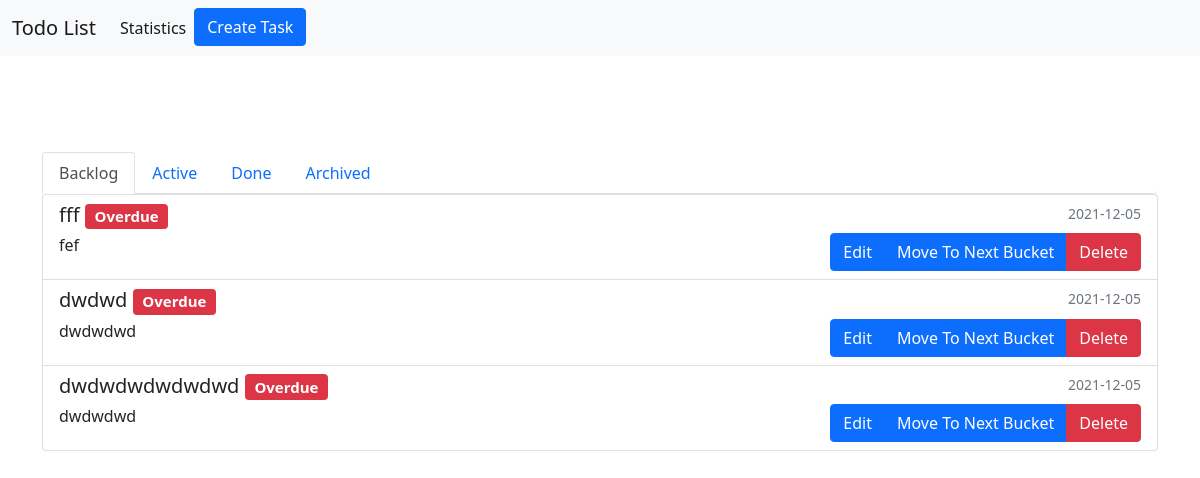
The page /backlog on the database as committed earlier.
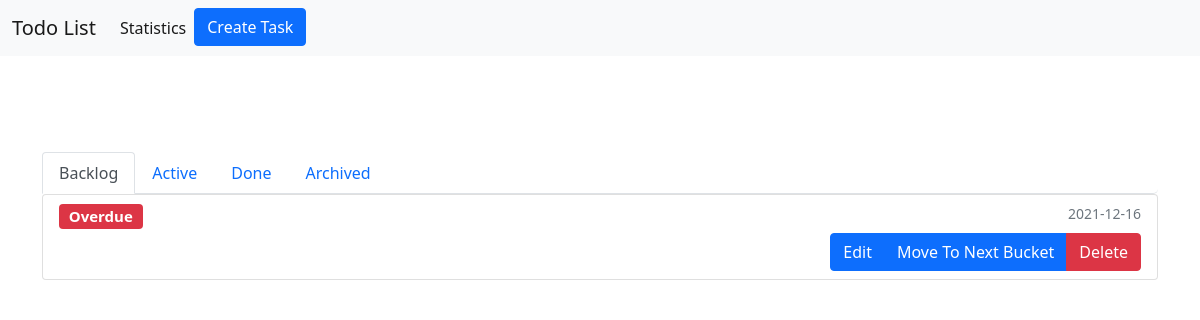
The same page on the database as committed later.
### tables this page shows
CREATE TABLE "todo" (
	"ID"	INTEGER NOT NULL UNIQUE,
	"title"	TEXT,
	"content"	TEXT,
	"modification_date"	TEXT,
	"due_date"	TEXT,
	"status"	INTEGER,
	PRIMARY KEY("ID" AUTOINCREMENT)
);

### app.py (the view)
@app.route("/backlog")
def display_backlog():
    backlog_list = getTaskList(0)
    return render_template('index.html', page=0, items=backlog_list)

### app.py (called while the page is built)
def get_db():
    db = getattr(g, '_database', None)
    if db is None:
        db = g._database = sqlite3.connect(DATABASE)
    return db

def query_db(query, args=(), one=False):
    cur = get_db().execute(query, args)
    rv = cur.fetchall()
    cur.close()
    return (rv[0] if rv else None) if one else rv

### templates/index.html (shortened to what this page needs)
<!doctype html>
<html lang="en">
<head>
  <link href="https://cdn.jsdelivr.net/npm/bootstrap@5.1.3/dist/css/bootstrap.min.css" rel="stylesheet"
>
  <link href="/css/style.css" rel="stylesheet">
</head>
<body>
  <nav class="navbar navbar-expand-lg navbar-light bg-light">
    <div class="container-fluid">
      <a class="navbar-brand" href="#">Todo List</a>
      <div class="collapse navbar-collapse" id="navbarSupportedContent">
        <ul class="navbar-nav me-auto mb-2 mb-lg-0">
          <li class="nav-item">
            <a class="nav-link active" aria-current="page" href="/stats">Statistics</a>
          </li>
          <li class="nav-item">
            <a class="btn btn-primary" aria-current="page" href="/edit">Create Task</a>
          </li>
        </ul>
      </div>
    </div>
  </nav>
  <div class="container">
    <div class="row">
      <div class="col mcenter">
        <ul class="nav nav-tabs bgw">
          <li class="nav-item">
            <a class="nav-link {% if page==0 %} active {% endif %}" aria-current="page" href="/backlog">Backlog</a>
          </li>
          <li class="nav-item">
            <a class="nav-link {% if page==1 %} active {% endif %}" href="/active">Active</a>
          </li>
          <li class="nav-item">
            <a class="nav-link {% if page==2 %} active {% endif %}" href="/done">Done</a>
          </li>
          <li class="nav-item">
            <a class="nav-link {% if page==3 %} active {% endif %}" href="/archived">Archived</a>
          </li>
        </ul>
        <div class="list-group">
          {% for item in items %}
          <div class="list-group-item list-group-item-action" aria-current="true">
            <div class="d-flex w-100 justify-content-between">
              <h5 class="mb-1">{{ item["title"] }} {% if item["due"] %} <span class="badge {{ item["due_color"] }}">{{ item["due_text"] }}</span>{% endif %}</h5>
              <small class="text-muted">{{ item["modified"] }}</small>
            </div>
            <div class="d-flex w-100 justify-content-between">
              <p class="mb-1">{{ item["description"] }}</p>
              <div class="btn-group" role="group" aria-label="Basic example">
                <a href="/edit?tid={{ item["taskid"] }}" class="btn btn-primary">Edit</a>
                {% if page < 3 %}
                <a href="/edit?tid={{ item["taskid"] }}&action=move" type="button" class="btn btn-primary">Move To Next Bucket</a>
                {% endif %}
                <a href="/edit?tid={{ item["taskid"] }}&action=delete" type="button" class="btn btn-danger">Delete</a>
              </div>
            </div>
          </div>
          {% endfor %}
        </div>
      </div>
    </div>
  </div>
</body>
</html>

Rows that differ between the two databases and show on the page:
removed todo: title "fff", due_text "Overdue", modified "2021-12-05", description "fef"
removed todo: title "dwdwd", due_text "Overdue", modified "2021-12-05", description "dwdwdwd"
removed todo: title "dwdwdwdwdwdwd", due_text "Overdue", modified "2021-12-05", description "dwdwdwd"
added todo: due_text "Overdue", modified "2021-12-16"
